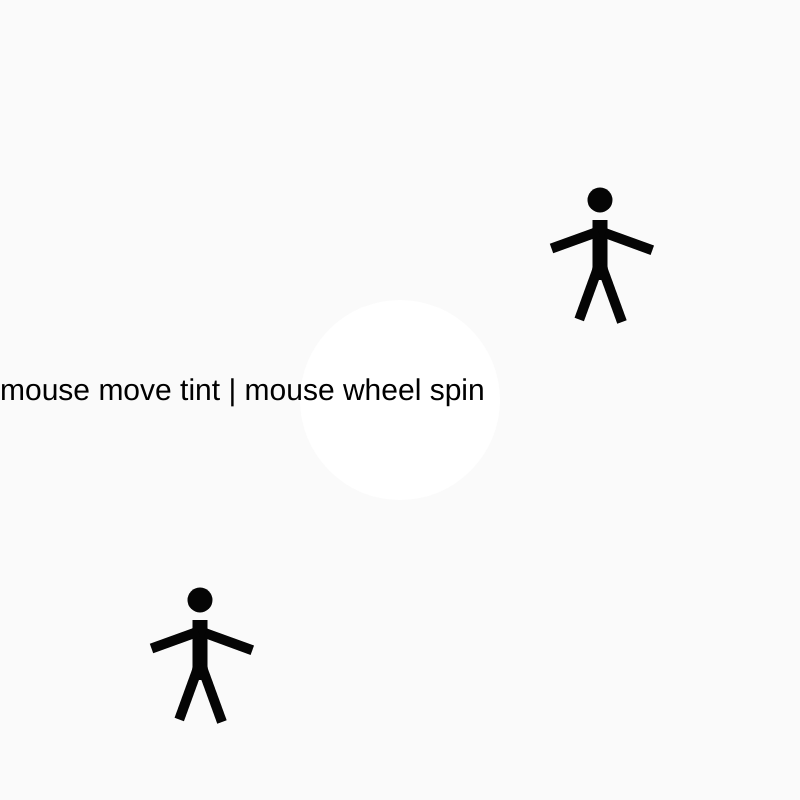
Frame 1 (no input)
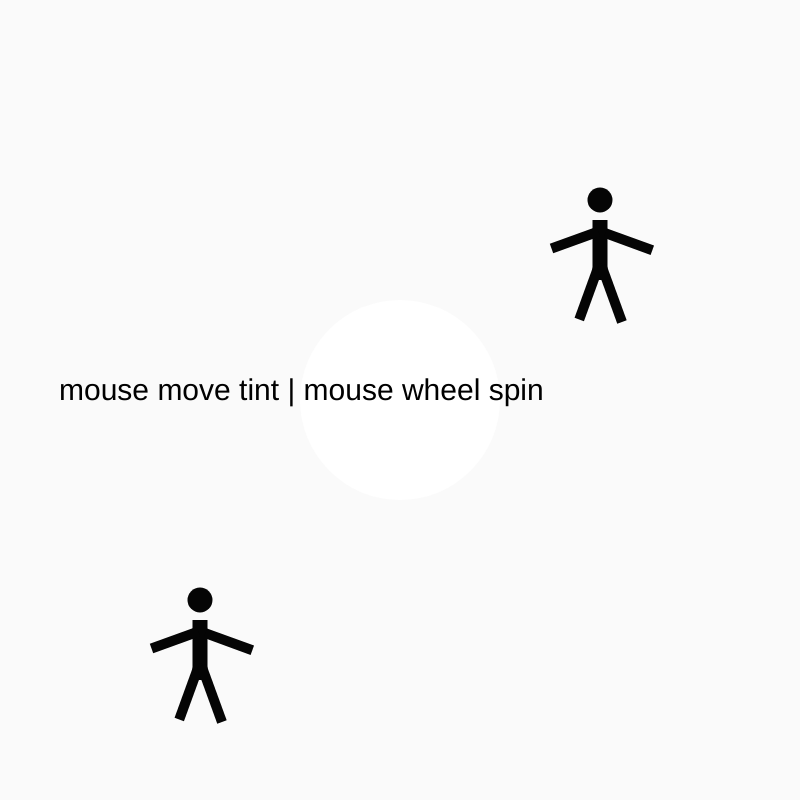
Frame 60 (no input)
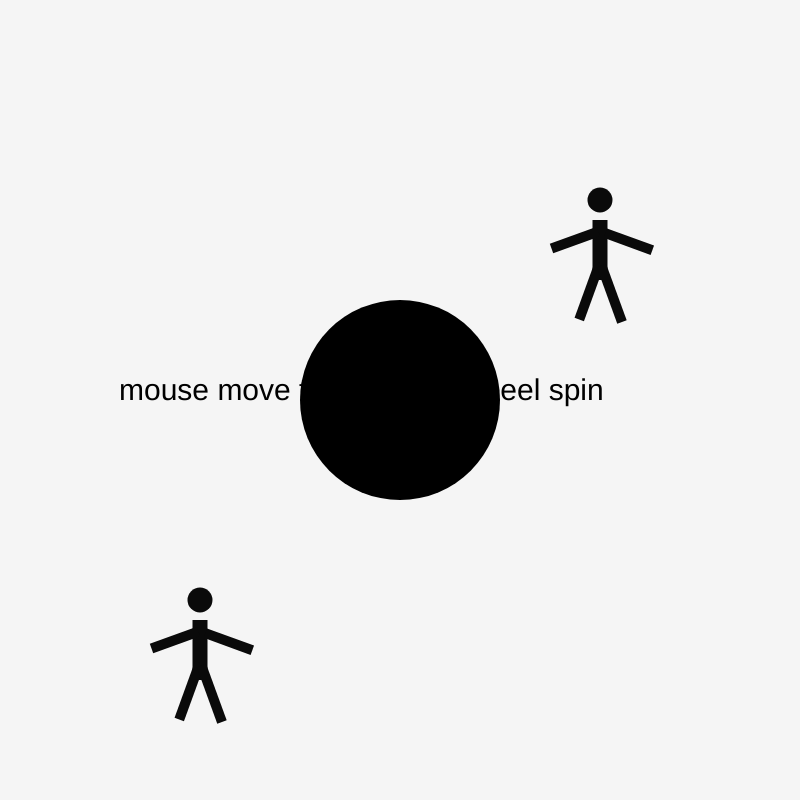
Frame 120 (the mouse pressed at the canvas centre since frame 60)

The p5.js sketch that drew these frames (run headless with seeded random() and noise() and a simulated clock; from frame 60 on, the mouse is pressed at the canvas centre):

// p5.js sketch
// ── sketch.js

var value = 0;
var gSize = 200;
var tCounter = 0;
let rot=0;



function setup() {
  var value = 0;
  var gSize = 200;
  var tCounter = 0;
  let rot=0;
  createCanvas(800, 800);
  background(0);
  noStroke();
  textFont('Arial');
  textSize(30);



  rectMode(CENTER);





text('mouse move tint | mouse wheel spin');
fill(255, 255, 255);


}

function draw() {




  background(255-value);


 circle(width/2, height/2, 200);
fill(value);
push();
   translate(600, 200);
   rotate(rot);
person();
  pop();
  push();
     translate(200, 600);
     rotate(rot);
    person();
pop();




txt();


  tCounter ++;
  if (tCounter > width) {
    tCounter = -50;
  }
  if (!mouseIsPressed) {
    fill(255);

  }

}
function txt(){
  fill(0);
  text('mouse move tint | mouse wheel spin', tCounter, height/2);
}

function mouseMoved() {
  value = value + 5;
  if (value > 255) {
    value = 0;
  }
}


function mouseWheel(event) {

  rot += event.delta;

  return false;
}
function person(){
  push();
  translate(0,0);
  head();
  translate(0,50);
  body();
  translate(-25,-10);
  rotate(radians(70));
  arm();
   translate(20,-50);
  rotate(radians(-140));
  arm();
  rotate(radians(90));
  translate(-20,60);
  leg();
  rotate(radians(140));
  translate(-20,-10);
  leg();
   pop();

}
function head(){
circle(0,0,25);

}
function body(){
rect(0,0,15,60);

}
function arm(){
rect(0,0,10,50);

}
function leg(){
rect(0,0,10,60);

}
function ear(){
  push();
  ellipse(0,0,5,10);
  translate(0,5);
  ellipse(0,0,2,5);
  pop();
}
